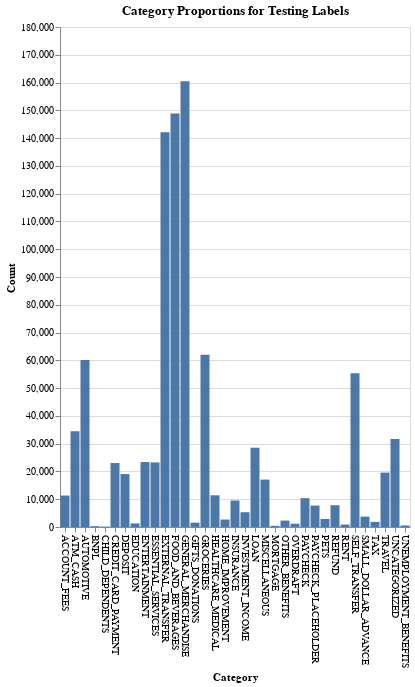

Notebook source saved alongside this figure:
### Code cell
cat_test_count = y_test.value_counts().reset_index()

alt.Chart(cat_test_count).mark_bar().encode(
    alt.X('category', axis=alt.Axis(labelAngle=90, title="Category")),
    alt.Y('count', title='Count', stack=None),
).properties(
    width=350, 
    height=500,
    title="Category Proportions for Testing Labels"
)

### Figure 1 — Vega-Lite specification as saved in the notebook (floating-point values rounded to 4 significant figures)
{"config": {"view": {"continuousWidth": 300, "continuousHeight": 300}}, "data": {"name": "data-b4f8e3cf0d91af5966b1de6170a035a4"}, "mark": {"type": "bar"}, "encoding": {"x": {"axis": {"labelAngle": 90, "title": "Category"}, "field": "category", "type": "nominal"}, "y": {"field": "count", "stack": null, "title": "Count", "type": "quantitative"}}, "height": 500, "title": "Category Proportions for Testing Labels", "width": 350, "$schema": "https://vega.github.io/schema/vega-lite/v5.16.3.json", "datasets": {"data-b4f8e3cf0d91af5966b1de6170a035a4": [{"category": "GENERAL_MERCHANDISE", "count": 160508}, {"category": "FOOD_AND_BEVERAGES", "count": 148861}, {"category": "EXTERNAL_TRANSFER", "count": 142107}, {"category": "GROCERIES", "count": 62029}, {"category": "AUTOMOTIVE", "count": 60123}, {"category": "SELF_TRANSFER", "count": 55341}, {"category": "ATM_CASH", "count": 34434}, {"category": "UNCATEGORIZED", "count": 31701}, {"category": "LOAN", "count": 28545}, {"category": "ENTERTAINMENT", "count": 23380}, {"category": "ESSENTIAL_SERVICES", "count": 23241}, {"category": "CREDIT_CARD_PAYMENT", "count": 23029}, {"category": "TRAVEL", "count": 19579}, {"category": "DEPOSIT", "count": 19059}, {"category": "MISCELLANEOUS", "count": 17063}, {"category": "HEALTHCARE_MEDICAL", "count": 11415}, {"category": "ACCOUNT_FEES", "count": 11323}, {"category": "PAYCHECK", "count": 10380}, {"category": "INSURANCE", "count": 9541}, {"category": "REFUND", "count": 7838}, {"category": "PAYCHECK_PLACEHOLDER", "count": 7714}, {"category": "INVESTMENT_INCOME", "count": 5327}, {"category": "SMALL_DOLLAR_ADVANCE", "count": 3735}, {"category": "PETS", "count": 2900}, {"category": "HOME_IMPROVEMENT", "count": 2683}, {"category": "OTHER_BENEFITS", "count": 2313}, {"category": "TAX", "count": 1851}, {"category": "GIFTS_DONATIONS", "count": 1567}, {"category": "EDUCATION", "count": 1282}, {"category": "OVERDRAFT", "count": 1186}, {"category": "RENT", "count": 871}, {"category": "UNEMPLOYMENT_BENEFITS", "count": 548}, {"category": "MORTGAGE", "count": 424}, {"category": "BNPL", "count": 306}, {"category": "CHILD_DEPENDENTS", "count": 160}]}}
